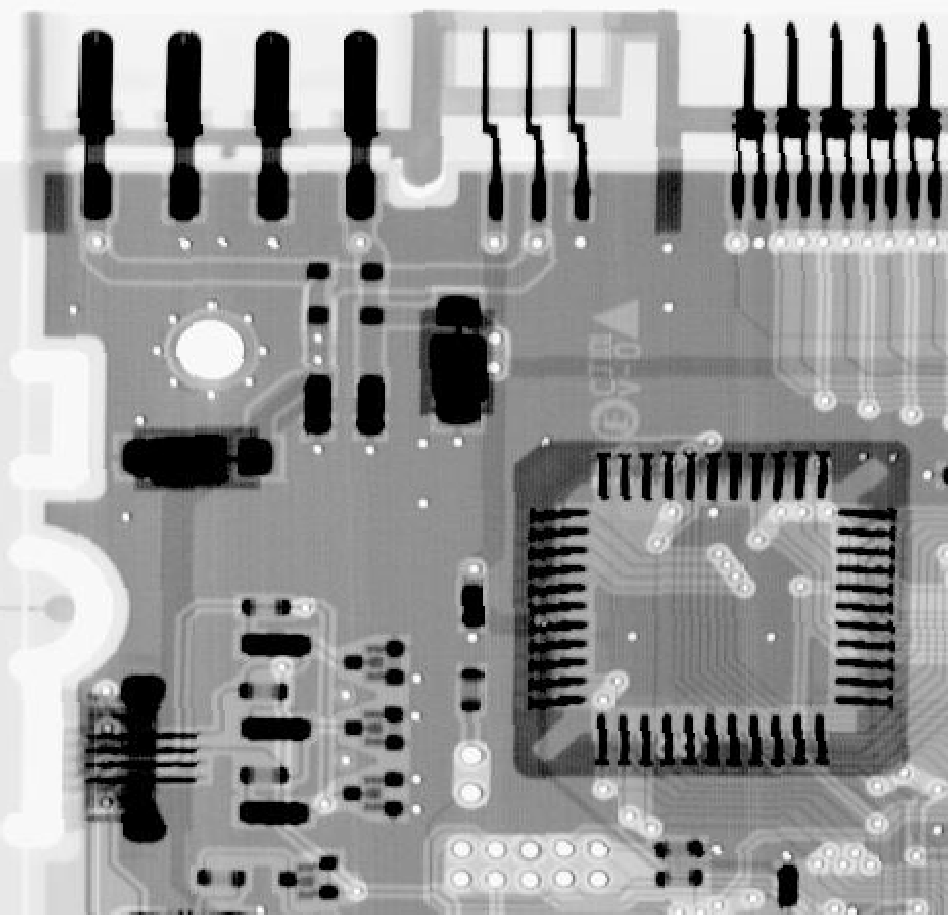
%> input picture 202204/MATLAB_CODES/data/Fig0219(a).tif, 948 x 915 px
$ octave demo_watershed.m   (GNU Octave 9; MATLAB toolbox functions it lacks are replaced by stand-ins)
%> lines starting %> are read from the running program, lines starting %| are printed output that depends on the picture; in (x1, y1, x2, y2) boxes, pixels count from 0 and x2, y2 are one past the last pixel; in counts of white or black regions, pixels touching at a corner belong together; the program's own positions count from 1
%% 距离和分水岭变换分割二值图像
f = imread('./data/Fig0219(a).tif');
%> f is the input picture: size 915x948 uint8; min 0, max 255, mean 150.8
imshow(f);

gc = ~f;
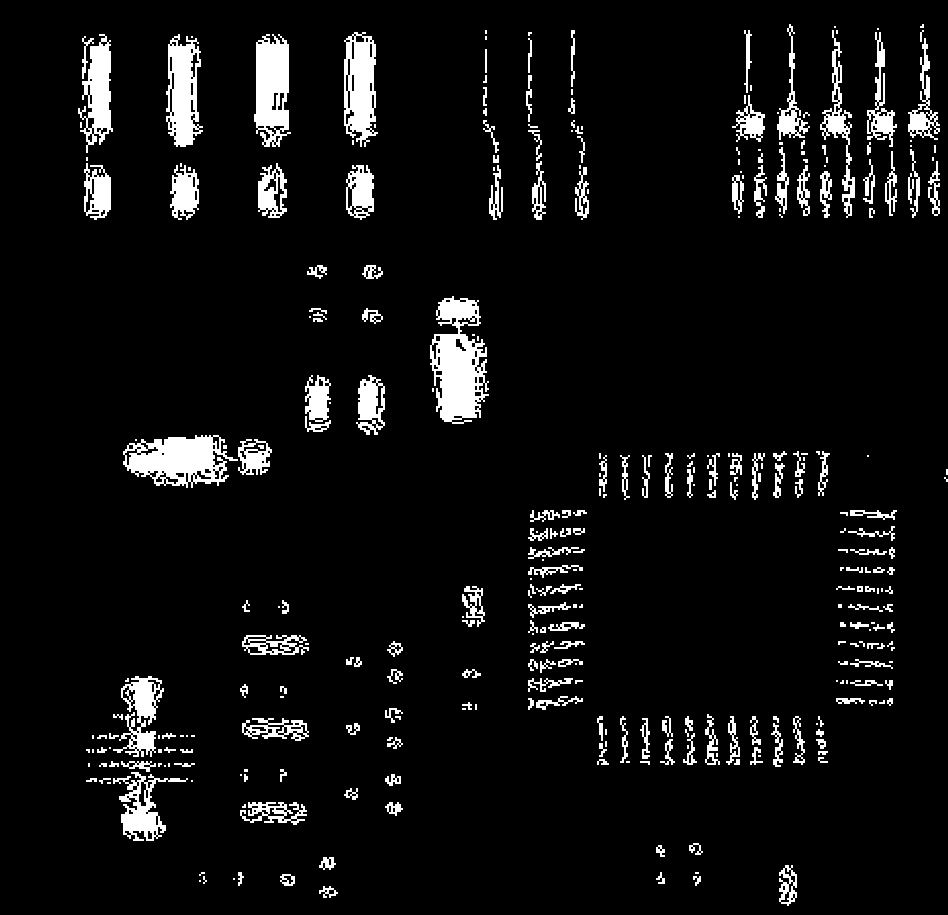
%> gc: size 915x948 logical; 6.4% white; 340 white regions (130 under 20 px), largest, box (x1, y1, x2, y2) and area: (430, 296, 489, 424) 4585, (123, 435, 238, 488) 3605, (254, 34, 291, 147) 3008
D = bwdist(gc);
L = watershed(-D);
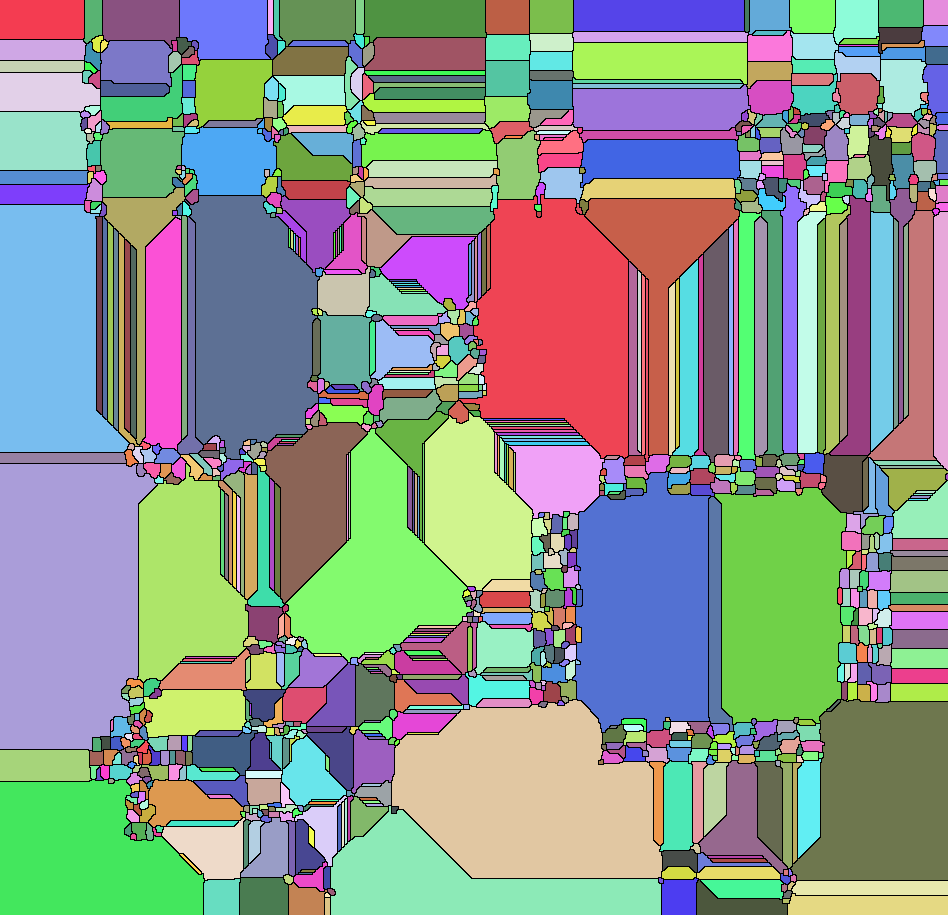
%> L: size 915x948 uint16; 1147 distinct labels, from 0 to 1146; one colour per label, 0 black
w = L == 0;
%> w: size 915x948 logical; 6.6% white in thin lines or dots
g2 = f & ~w;
%> g2: size 915x948 logical; 89.2% white; 8 black regions (7 under 20 px), largest, box (x1, y1, x2, y2) and area: (0, 0, 948, 915) 93509
figure ,imshow(g2);

%%
% 使用梯度的分水岭分割
f = imread('./data/Fig0219(a).tif');
imshow(f);
h = fspecial('sobel');
fd = im2double(f);
g = sqrt(imfilter(fd ,h ,'replicate').^2 + imfilter(fd ,h','replicate').^2);
figure,imshow(g);
%> after `imshow(g)`:
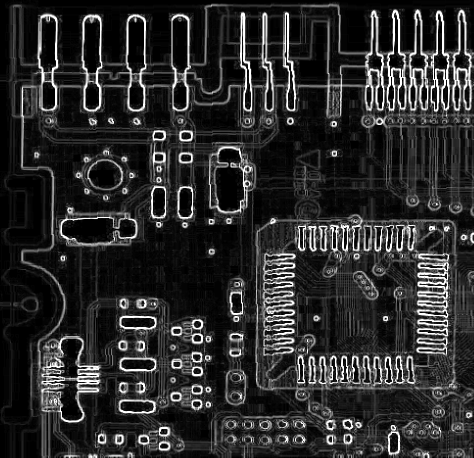
%> displayed picture: size 915x948, on the screen's scale of 0 to 255 (shown at 1/2 size); min 0, max 255, mean 44.3
L = watershed(g);
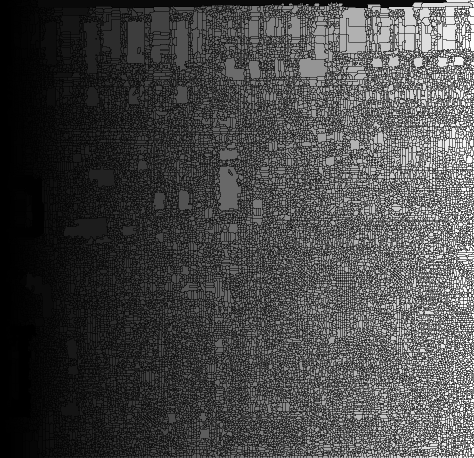
%> L: size 915x948 uint16 (shown at 1/2 size); min 0, max 30125, mean 8449.8; drawn with min black and max white
wr = L == 0;
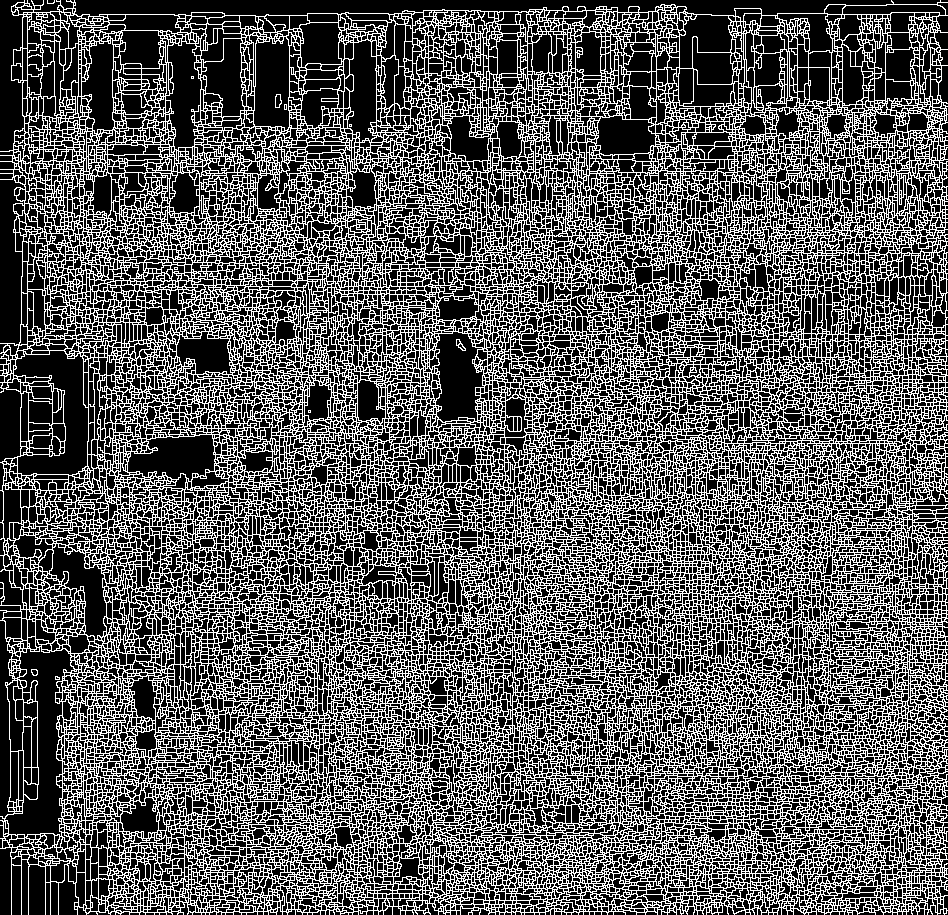
%> wr: size 915x948 logical; 35.4% white in thin lines or dots
figure,imshow(wr);

$ run again, with 202204/MATLAB_CODES/data/Fig0208(a).tif copied over 202204/MATLAB_CODES/data/Fig0219(a).tif
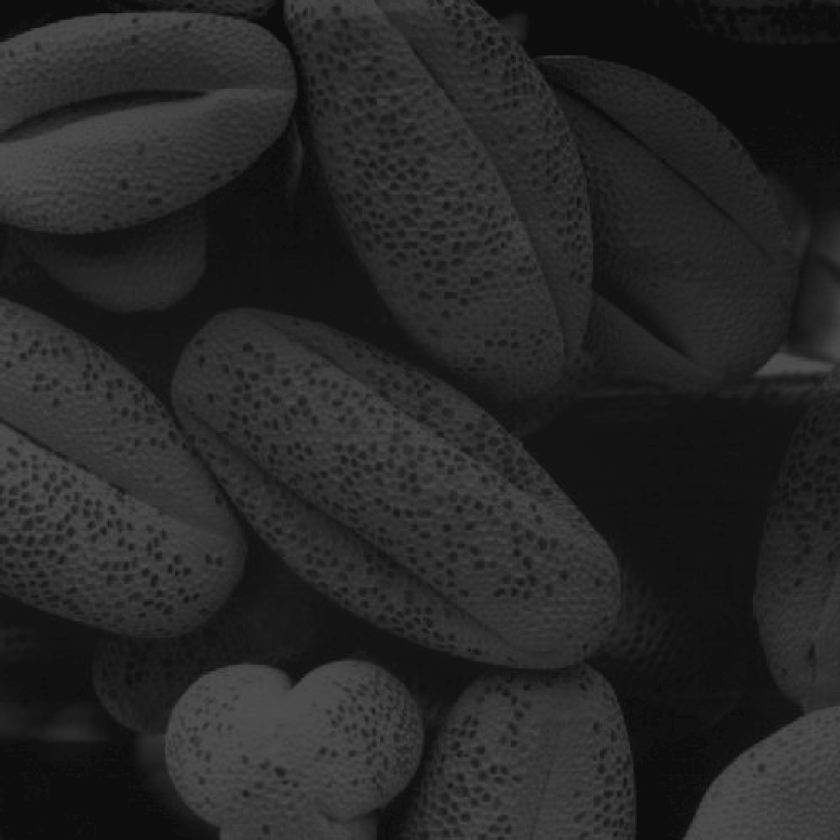
%> input picture 202204/MATLAB_CODES/data/Fig0208(a).tif, 840 x 840 px, shrunk from 1021 x 1021 before the run
%> f is the input picture: size 840x840 uint8; min 9, max 84, mean 38.8
%> gc: size 840x840 logical; every value is 0
%> D: size 840x840 single; every value is NaN or infinite
%> `L = watershed(g);`:
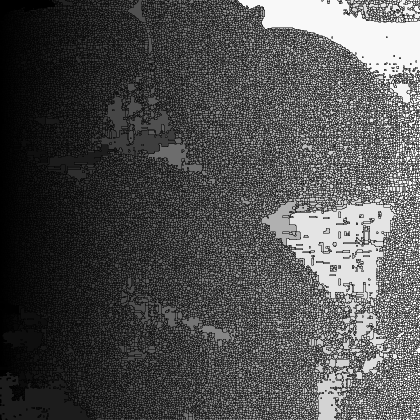
%> L: size 840x840 uint16 (shown at 1/2 size); min 0, max 36518, mean 11542.9; drawn with min black and max white
%> `wr = L == 0;`:
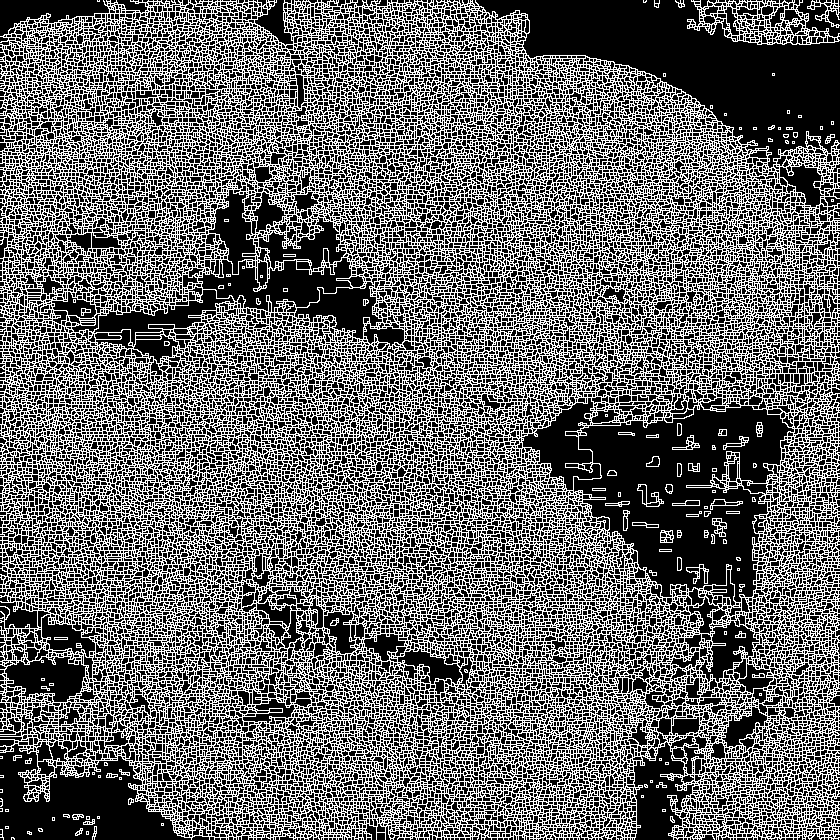
%> wr: size 840x840 logical; 40.2% white in thin lines or dots

$ run again, with 202204/MATLAB_CODES/data/Fig0210(a).tif copied over 202204/MATLAB_CODES/data/Fig0219(a).tif
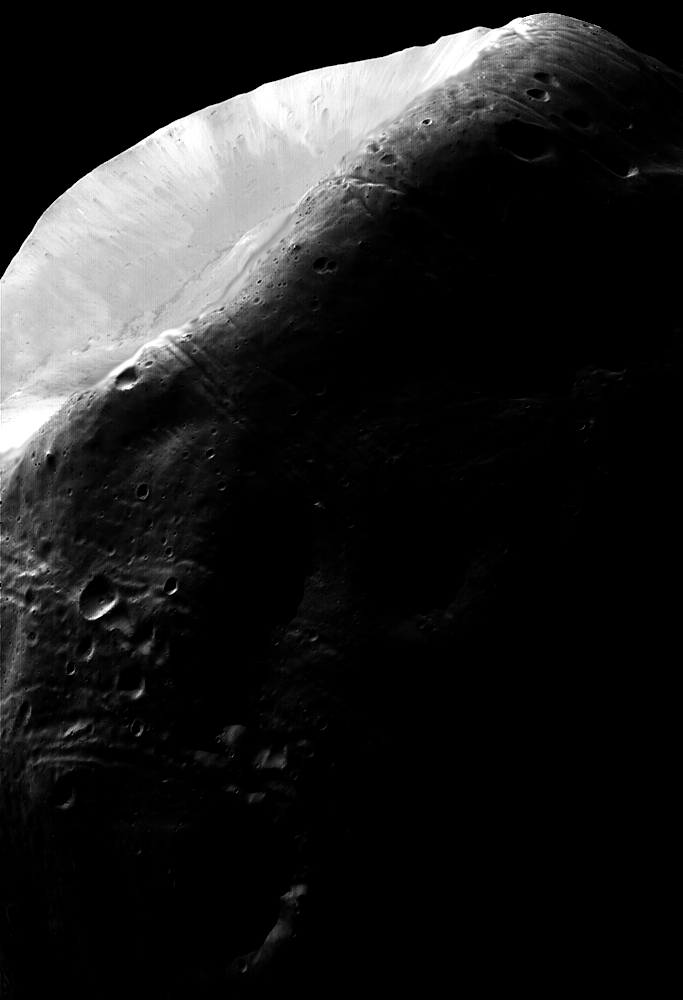
%> input picture 202204/MATLAB_CODES/data/Fig0210(a).tif, 683 x 1000 px
%> f is the input picture: size 1000x683 uint8; min 0, max 255, mean 31.7
%> `gc = ~f;`:
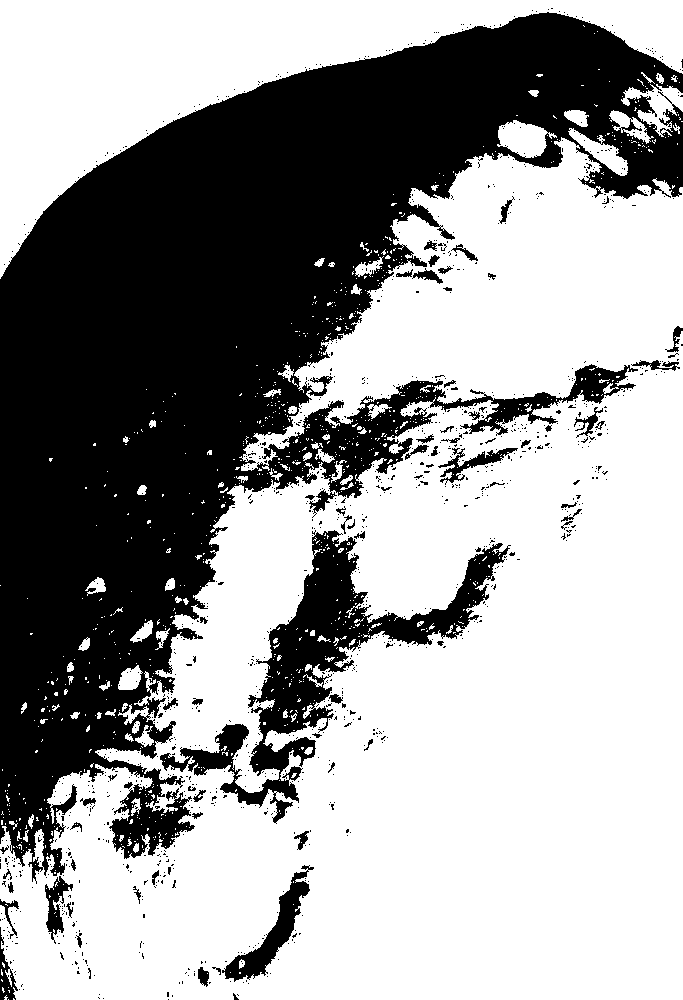
%> gc: size 1000x683 logical; 61.8% white; 1183 black regions (1116 under 20 px), largest, box (x1, y1, x2, y2) and area: (0, 12, 683, 884) 230575, (160, 530, 511, 824) 19762, (222, 865, 314, 982) 2498
%> w: size 1000x683 logical; 13.3% white in thin lines or dots
%> g2: size 1000x683 logical; 34% white; 2548 white regions (1606 under 20 px), largest, box (x1, y1, x2, y2) and area: (203, 91, 315, 345) 17148, (1, 148, 131, 373) 16610, (305, 62, 401, 267) 12107
%> `wr = L == 0;`:
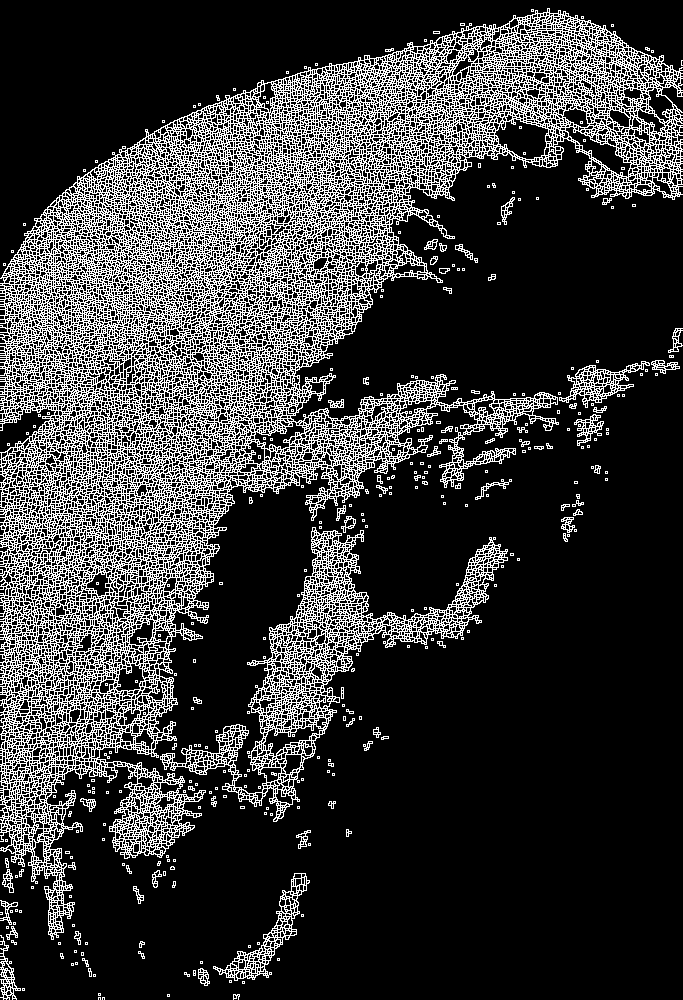
%> wr: size 1000x683 logical; 22.1% white in thin lines or dots
